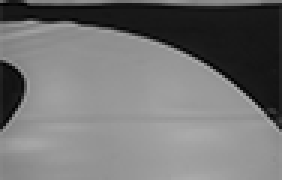
%> input picture matlab/xiaowan.bmp, 94 x 60 px (shown 3 times larger)
$ octave rt1052.m   (GNU Octave 9; MATLAB toolbox functions it lacks are replaced by stand-ins)
%> lines starting %> are read from the running program, lines starting %| are printed output that depends on the picture; in (x1, y1, x2, y2) boxes, pixels count from 0 and x2, y2 are one past the last pixel; in counts of white or black regions, pixels touching at a corner belong together; the program's own positions count from 1
clc;
clear;


%读取图像
Image_Use = imread('xiaowan.bmp');
%> Image_Use is the input picture: size 60x94 uint8; min 0, max 174, mean 115.4
Pixle = Image_Use;
[Use_HIGH,Use_WIDTH] = size(Image_Use);%摄像头尺寸
%> Use_HIGH = 60; Use_WIDTH = 94
subplot(2,2,1);
imshow(Image_Use);
title('原始图像');


 %/*!
 %* @brief 图像二值化处理
 %*
 %*/
tv=0;
for i = 1:Use_HIGH
    for j = 1:Use_WIDTH
         tv = tv + double(Image_Use(i,j));
    end
end
%> after the loop, tv = 650900

GaveValue = tv/Use_HIGH/Use_WIDTH;     %/* 平均灰度 */
%> GaveValue = 115.4
Threshold = GaveValue*7/10 + 10;        %/* 均值灰度比例 */
%> Threshold = 90.79

%二值化处理比较
for i = 1:Use_HIGH
    for j =1:Use_WIDTH
        if(Image_Use(i,j) >Threshold)
            Pixle(i,j) = 255;
        else
            Pixle(i,j) = 0;
        end
    end
end
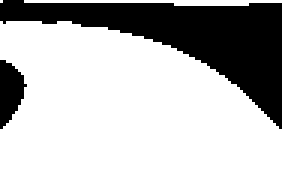
%> Pixle: size 60x94 uint8 (shown 3 times larger); 72.1% white; 2 black regions, box (x1, y1, x2, y2) and area: (0, 0, 94, 43) 1438, (0, 20, 9, 43) 134

%/*!
%* @brief 三面以上反数围绕清除噪点
%*/
for i = 2:Use_HIGH-1
    for j = 2:Use_WIDTH-1
        if (Pixle(i,j)==0)&&(double(Pixle(i-1,j))+double(Pixle(i+1,j))+double(Pixle(i,j+1))+double(Pixle(i,j-1))>255*2)
            Pixle(i,j) = 255;
        end
        if (Pixle(i,j)==255)&&(double(Pixle(i-1,j))+double(Pixle(i+1,j))+double(Pixle(i,j+1))+double(Pixle(i,j-1))<255*2)
             Pixle(i,j) = 0;
        end
    end
end
%> Pixle: size 60x94 uint8; 72.2% white; 2 black regions, box (x1, y1, x2, y2) and area: (0, 0, 94, 43) 1437, (0, 20, 8, 43) 133

subplot(2,2,2);
imshow(Pixle);
title('二值化+清除噪点');

mid = 46;

left(Use_HIGH) = 1;
right(Use_HIGH) = Use_WIDTH;
midline(Use_HIGH) = mid;

%中线寻找
for i = Use_HIGH:-1:1
	left(i) = 1;
    for j = mid:-1:1       %往左边找
            if Pixle(i,j) == 0
                left(i) = j;
                break
            end
    end

    right(i) = Use_WIDTH;
	for j = mid:Use_WIDTH       %往右边找
         if Pixle(i,j)==0
            right(i) = j;
            break
         end
    end

    mid = uint8((left(i)+right(i))/2);
    midline(i) = mid;

    Pixle(i,midline(i)) = 0; %画出中线

end
%> this loop made 60 passes
%> mid on passes 1 to 12: 48, 48, 48, 48, 48, 48, 48, 48, 48, 48, 48, 48
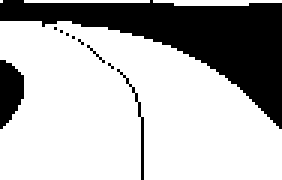
%> Pixle: size 60x94 uint8 (shown 3 times larger); 71.2% white; 10 black regions (7 under 20 px), largest, box (x1, y1, x2, y2) and area: (0, 0, 94, 43) 1439, (0, 20, 8, 43) 133, (39, 23, 48, 60) 37
%> after the loop, left = 60 values, max 15 at index 2, min 1 at index 9, mean 4.58; midline = 60 values, max 51 at index 1, min 15 at index 2, mean 38.47; right = 60 values, max 94 at index 1, min 15 at index 2, mean 71.77


%画出偏差参考线
i = 15;
for j = 1:Use_WIDTH
    if Pixle(i,j)==0
        Pixle(i,j) = 255;
    else
        Pixle(i,j) = 0;
    end
end
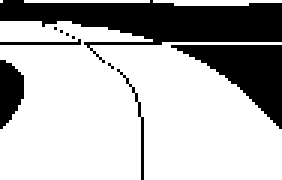
%> Pixle: size 60x94 uint8 (shown 3 times larger); 71% white; 10 black regions (5 under 20 px), largest, box (x1, y1, x2, y2) and area: (0, 0, 94, 21) 973, (57, 15, 94, 43) 458, (0, 20, 8, 43) 133, (39, 23, 48, 60) 37, (0, 13, 27, 15) 28
i = 25;
for j = 1:Use_WIDTH
    if Pixle(i,j)==0
        Pixle(i,j) = 255;
    else
        Pixle(i,j) = 0;
    end
end
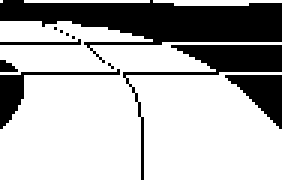
%> Pixle: size 60x94 uint8 (shown 3 times larger); 70.4% white; 11 black regions (6 under 20 px), largest, box (x1, y1, x2, y2) and area: (0, 0, 94, 21) 973, (41, 15, 94, 60) 330, (75, 25, 94, 43) 174, (0, 23, 40, 43) 143, (0, 13, 27, 15) 28
i = 35;
for j = 1:Use_WIDTH
    if Pixle(i,j)==0
        Pixle(i,j) = 255;
    else
        Pixle(i,j) = 0;
    end
end
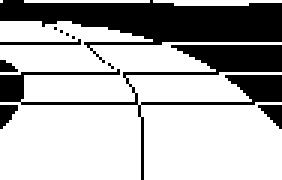
%> Pixle: size 60x94 uint8 (shown 3 times larger); 69.3% white; 11 black regions (6 under 20 px), largest, box (x1, y1, x2, y2) and area: (0, 0, 94, 21) 973, (0, 15, 94, 60) 640, (86, 35, 94, 43) 36, (0, 35, 6, 43) 31, (0, 13, 27, 15) 28


subplot(2,2,4);
imshow(Pixle);
title('中线');

%智障特征检测
%左边特征寻找
j=1;
down = 59;
down = 59;
%> (the run ends here)

$ run again, with matlab/188x120.bmp copied over matlab/xiaowan.bmp
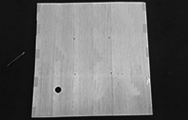
%> input picture matlab/188x120.bmp, 188 x 120 px
%> Image_Use is the input picture: size 120x188 uint8; min 0, max 243, mean 105.8
%> after the loop `for i = 1:Use_HIGH`: tv = 2386705
%> GaveValue = 105.8
%> Threshold = 84.06
%> the loop `for i = Use_HIGH:-1:1` made 120 passes
%> mid on passes 1 to 8: 46, 46, 46, 56, 80, 93, 93, 93
%> after the loop `for i = Use_HIGH:-1:1`:
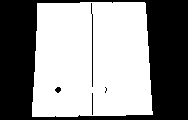
%> Pixle: size 120x188 uint8; 57% white; 5 black regions (1 under 20 px), largest, box (x1, y1, x2, y2) and area: (0, 0, 188, 120) 9553, (91, 3, 93, 87) 84, (55, 87, 61, 93) 26, (92, 93, 93, 115) 22
%> after the loop `for i = Use_HIGH:-1:1`: left = 120 values, max 113 at index 1, min 32 at index 103, mean 38.2; midline = 120 values, max 113 at index 1, min 46 at index 118, mean 92.49; right = 120 values, max 154 at index 112, min 46 at index 118, mean 146.2
%> after the loop `for j = 1:Use_WIDTH`:
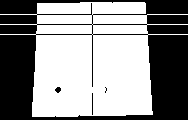
%> Pixle: size 120x188 uint8; 56.6% white; 4 black regions (1 under 20 px), largest, box (x1, y1, x2, y2) and area: (0, 0, 188, 120) 9731, (55, 87, 61, 93) 26, (92, 93, 93, 115) 22
